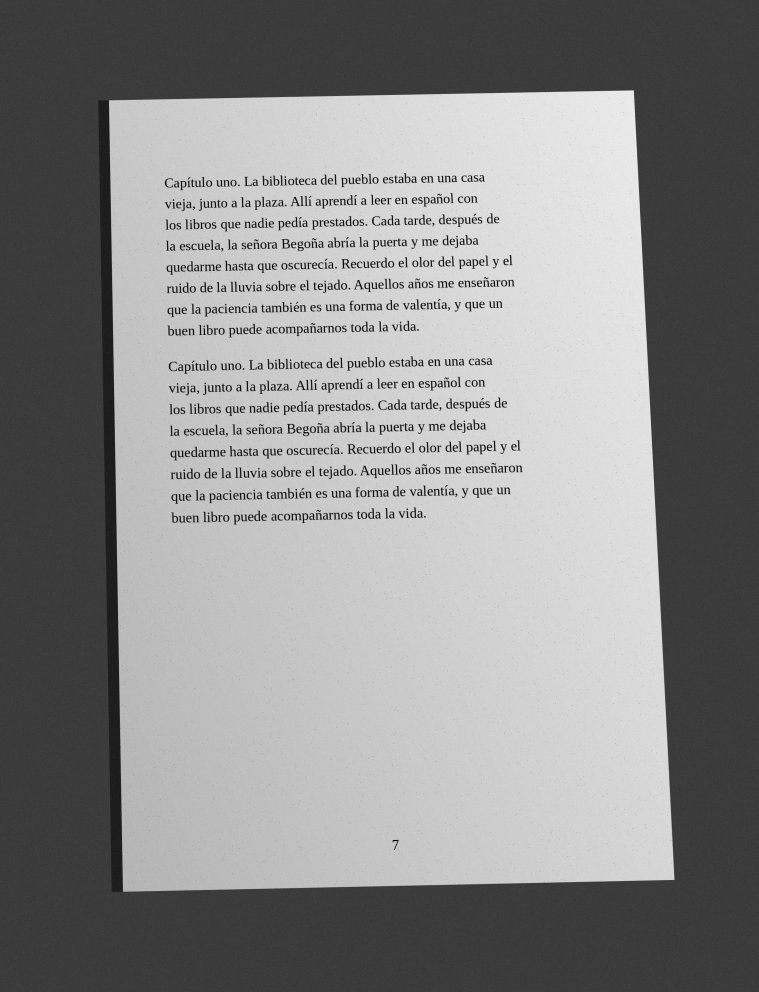
#> input picture packaging/muestra.jpg, 2276 x 2976 px (shown at 1/3 size)
$ python -i imaging.py   (imports and definitions only)
#> lines starting #> are read from the running program, lines starting #| are printed output that depends on the picture; after the words box and inside, x2 and y2 are one past the last pixel; in counts of white or black regions, pixels touching at a corner belong together
#> further down, picture is the input picture: shape (2976, 2276); min 0, max 255, mean 139
"""Limpieza de imágenes de páginas fotocopiadas antes de reconocer el texto.

Todo trabaja en escala de grises (numpy uint8). Las rutas se leen y escriben con
Pillow porque cv2.imread/imwrite fallan en Windows con rutas que tienen tildes.
"""

from __future__ import annotations

from pathlib import Path

import cv2
import numpy as np
from PIL import Image, ImageOps

Image.MAX_IMAGE_PIXELS = None  # fotos de celular muy grandes no son un ataque


# --------------------------------------------------------------------------- E/S

# [5 lines left out: function load_gray, not called in this run]


def save_gray(img: np.ndarray, path: Path | str) -> None:
    Image.fromarray(img).save(path, optimize=False)


# [10 lines left out: function rotate90, not called in this run]


def downscale(img: np.ndarray, max_side: int) -> tuple[np.ndarray, float]:
#> called with max_side = 1000
    h, w = img.shape[:2]
#> h = 2976; w = 2276
    scale = min(1.0, max_side / max(h, w))
#> scale = 0.336
    if scale >= 1.0:
        return img, 1.0
    small = cv2.resize(img, (int(w * scale), int(h * scale)), interpolation=cv2.INTER_AREA)
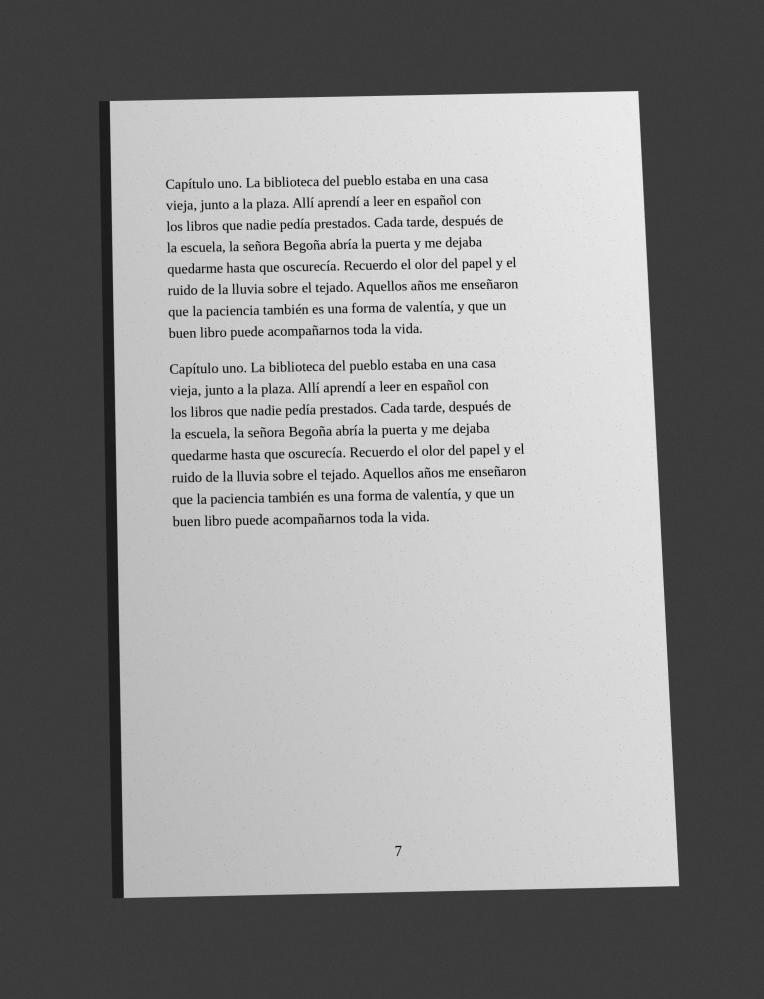
#> small: shape (999, 764); min 2, max 237, mean 139
    return small, scale


# ------------------------------------------------------------- recorte de la hoja

def _order_corners(pts: np.ndarray) -> np.ndarray:
    pts = pts.reshape(4, 2).astype(np.float32)
    s = pts.sum(axis=1)
    d = np.diff(pts, axis=1).ravel()
    return np.array([pts[np.argmin(s)], pts[np.argmin(d)], pts[np.argmax(s)], pts[np.argmax(d)]])


def crop_to_paper(gray: np.ndarray) -> np.ndarray:
    """Recorta la hoja de papel del fondo (mesa, piso) y corrige la perspectiva.

    Si la foto ya es solo la hoja (o es un escaneo), la devuelve igual.
    """
    small, scale = downscale(gray, 1000)
#> scale = 0.336
    blur = cv2.GaussianBlur(small, (7, 7), 0)
    _, mask = cv2.threshold(blur, 0, 255, cv2.THRESH_BINARY + cv2.THRESH_OTSU)
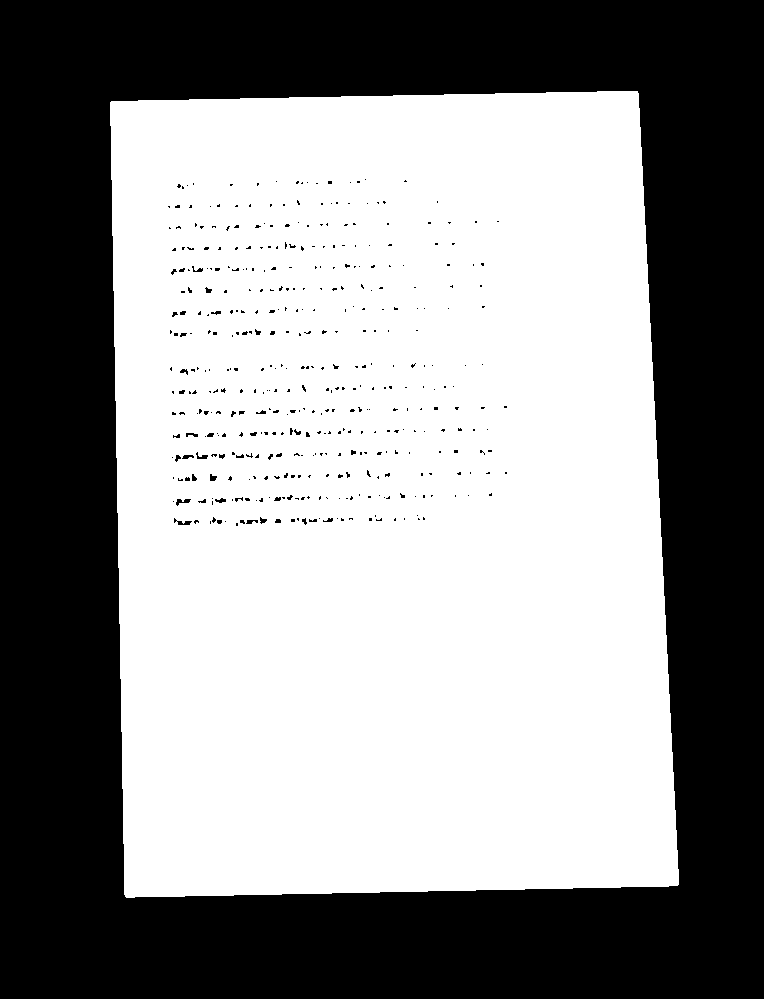
#> mask: shape (999, 764); 56.1% white; 411 black regions (383 under 20 px), largest, box (x1, y1, x2, y2) and area: (0, 0, 764, 999) 331626, (174, 518, 192, 525) 54, (176, 499, 191, 506) 52
    # Cerrar huecos que deja el texto para que la hoja sea una sola mancha blanca
    k = max(5, small.shape[1] // 40)
#> k = 19
    mask = cv2.morphologyEx(mask, cv2.MORPH_CLOSE, np.ones((k, k), np.uint8))
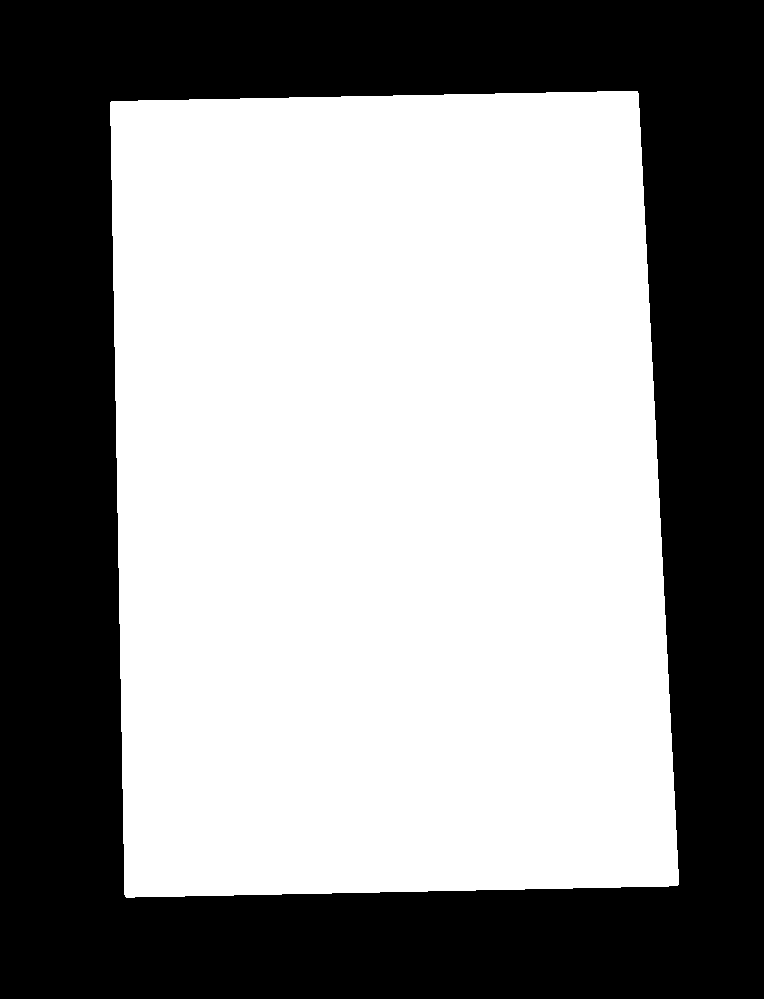
#> mask: shape (999, 764); 56.6% white; 1 black region
    contours, _ = cv2.findContours(mask, cv2.RETR_EXTERNAL, cv2.CHAIN_APPROX_SIMPLE)
#> contours = 1 contour; box (x1, y1, x2, y2) and area: (110, 91, 679, 898) 430276
    if not contours:
        return gray
    area_total = small.shape[0] * small.shape[1]
#> area_total = 763236
    biggest = max(contours, key=cv2.contourArea)
#> biggest = contour of 163 points, box (x1, y1, x2, y2) (110, 91, 679, 898), area 430276
    frac = cv2.contourArea(biggest) / area_total
#> frac = 0.564
    if frac < 0.25 or frac > 0.97:
        return gray

    peri = cv2.arcLength(biggest, True)
#> peri = 2700.6
    quad = cv2.approxPolyDP(biggest, 0.02 * peri, True)
#> quad = [[637, 91], [110, 102], [126, 897], [678, 884]]
    if len(quad) == 4 and cv2.isContourConvex(quad):
        tl, tr, br, bl = _order_corners(quad) / scale
#> in _order_corners, `s = pts.sum(axis=1)`: s = [728, 212, 1023, 1562]
#> in _order_corners, `d = np.diff(pts, axis=1).ravel()`: d = [-546, -8, 771, 206]
#> tl = [327.4, 303.6]; tr = [1895.7, 270.8]; br = [2017.7, 2630.8]; bl = [375, 2669.5]
        width = int(max(np.linalg.norm(tr - tl), np.linalg.norm(br - bl)))
#> width = 1643
        height = int(max(np.linalg.norm(bl - tl), np.linalg.norm(br - tr)))
#> height = 2366
        if width > 50 and height > 50:
            src = np.array([tl, tr, br, bl], dtype=np.float32)
#> src = [[327.4, 303.6], [1895.7, 270.8], [2017.7, 2630.8], [375, 2669.5]]
            dst = np.array([[0, 0], [width - 1, 0], [width - 1, height - 1], [0, height - 1]], dtype=np.float32)
#> dst = [[0, 0], [1642, 0], [1642, 2365], [0, 2365]]
            m = cv2.getPerspectiveTransform(src, dst)
#> m = [[1.05, -0.0211, -337.6], [0.022, 1.05, -326.8], [-7.15e-07, 2.02e-05, 1]]
            return cv2.warpPerspective(gray, m, (width, height), flags=cv2.INTER_CUBIC,
                                       borderMode=cv2.BORDER_REPLICATE)
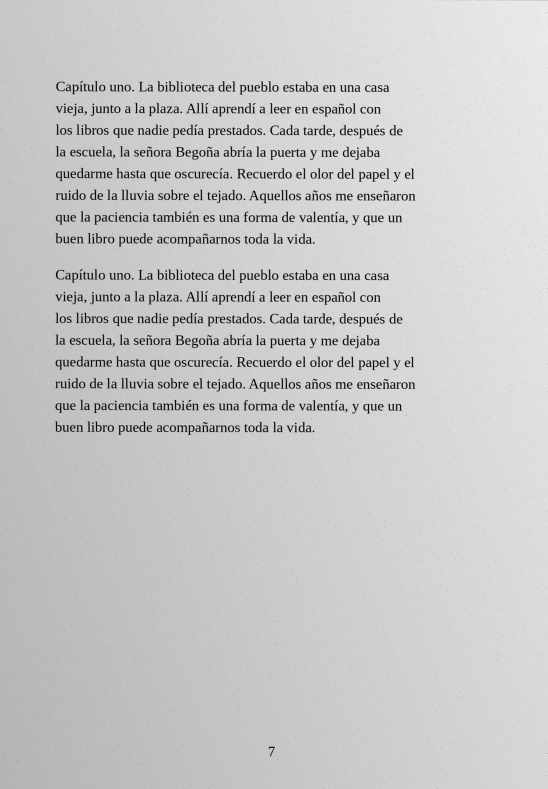
#> returned value: shape (2366, 1643) (shown at 1/3 size); min 0, max 252, mean 200.8

    x, y, w, h = cv2.boundingRect(biggest)
    x, y, w, h = (int(v / scale) for v in (x, y, w, h))
    return gray[y:y + h, x:x + w]


# --------------------------------------------------------------- páginas dobles

# [154 lines left out: functions _ink_mask, _ink_profile, _blank_runs, find_gutter, looks_like_two_pages, split_part and 5 more, not called in this run]


# --------------------------------------------------------------- procesos completos

def prepare_source(gray: np.ndarray, rotation: int) -> np.ndarray:
    """Foto original → hoja recortada y girada (antes de partirla en dos)."""
    return crop_to_paper(rotate90(gray, rotation))


# [10 lines left out: function process_page, not called in this run]


def thumbnail(gray: np.ndarray, size: int = 220) -> np.ndarray:
    return downscale(gray, size)[0]

>>> import cv2
>>> picture = cv2.imread('../packaging/muestra.jpg', cv2.IMREAD_GRAYSCALE)
>>> result = crop_to_paper(picture)
